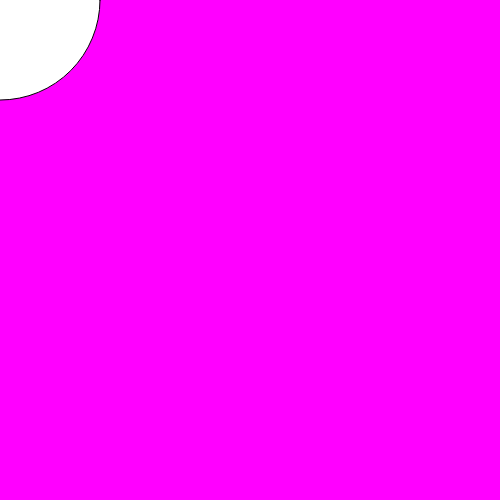
Frame 1 (no input)
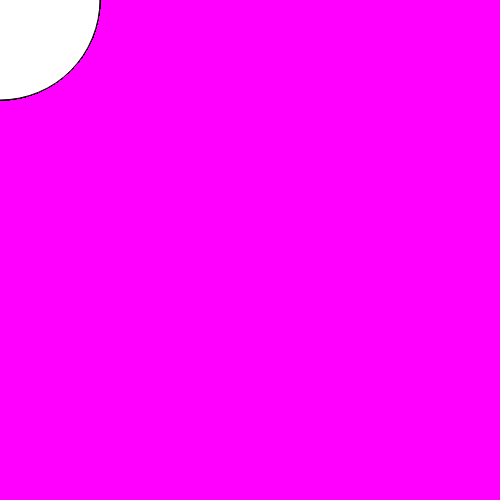
Frame 60 (no input)
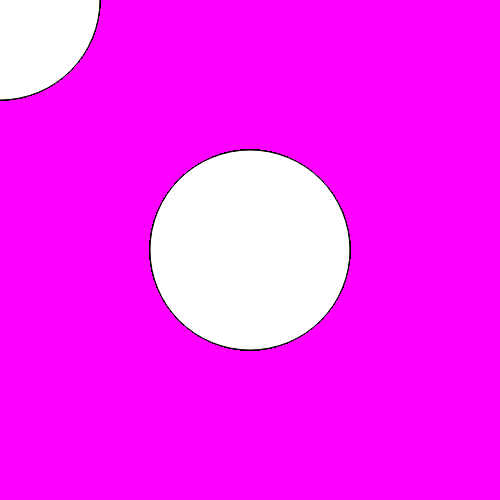
Frame 120 (the mouse pressed at the canvas centre since frame 60)

The p5.js sketch that drew these frames (run headless with seeded random() and noise() and a simulated clock; from frame 60 on, the mouse is pressed at the canvas centre):

// p5.js sketch
// ── sketch.js
function setup() {
  // put setup code here
  createCanvas(500,500);
  background(255,0,255);
}

function draw() {
  // put drawing code here
  ellipse(mouseX,mouseY,200,200);
}
